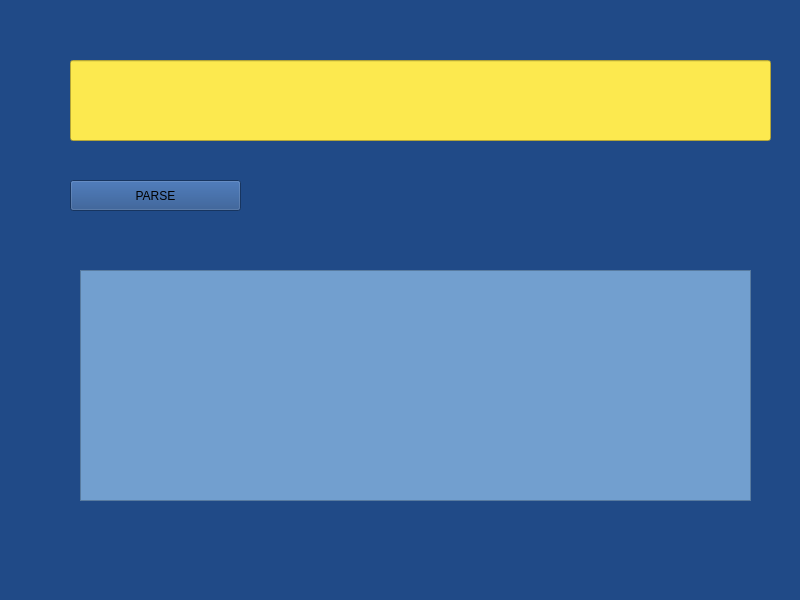
<?xml version="1.0" encoding="UTF-8"?>
<ui version="4.0">
 <class>MainWindow</class>
 <widget class="QMainWindow" name="MainWindow">
  <property name="geometry">
   <rect>
    <x>0</x>
    <y>0</y>
    <width>800</width>
    <height>600</height>
   </rect>
  </property>
  <property name="windowTitle">
   <string>MainWindow</string>
  </property>
  <property name="styleSheet">
   <string notr="true">background-color: rgb(32, 74, 135);</string>
  </property>
  <widget class="QWidget" name="centralwidget">
   <widget class="QPushButton" name="pushButton">
    <property name="geometry">
     <rect>
      <x>70</x>
      <y>180</y>
      <width>171</width>
      <height>31</height>
     </rect>
    </property>
    <property name="text">
     <string>PARSE</string>
    </property>
   </widget>
   <widget class="QLineEdit" name="lineEdit">
    <property name="geometry">
     <rect>
      <x>70</x>
      <y>60</y>
      <width>701</width>
      <height>81</height>
     </rect>
    </property>
    <property name="styleSheet">
     <string notr="true">background-color: rgb(252, 233, 79);</string>
    </property>
   </widget>
   <widget class="QTextEdit" name="textEdit">
    <property name="geometry">
     <rect>
      <x>80</x>
      <y>270</y>
      <width>671</width>
      <height>231</height>
     </rect>
    </property>
    <property name="styleSheet">
     <string notr="true">background-color: rgb(114, 159, 207);</string>
    </property>
   </widget>
  </widget>
  <widget class="QMenuBar" name="menubar">
   <property name="geometry">
    <rect>
     <x>0</x>
     <y>0</y>
     <width>800</width>
     <height>22</height>
    </rect>
   </property>
  </widget>
  <widget class="QStatusBar" name="statusbar"/>
 </widget>
 <resources/>
 <connections/>
</ui>
